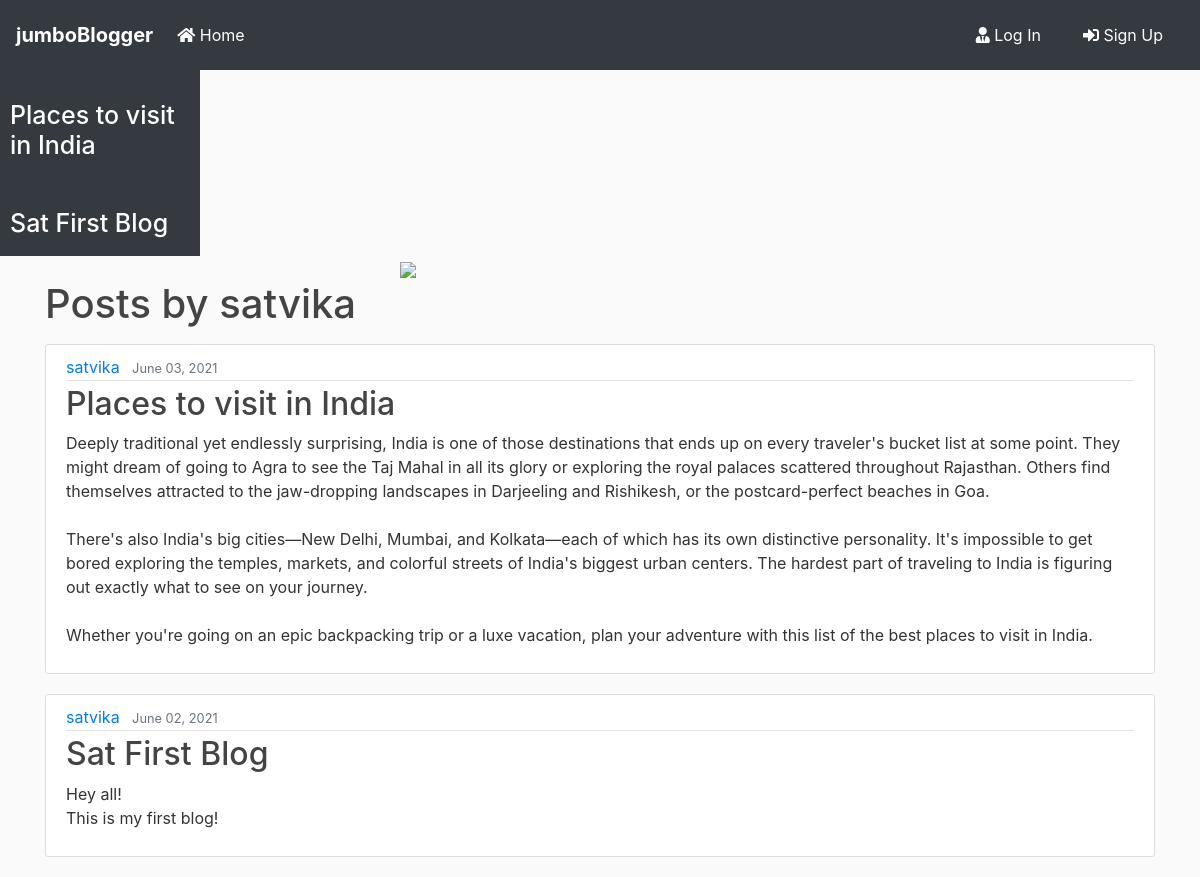
The app's page /user/satvika with its own data.
### jumboBlogger/models.py (models this page shows, shortened)
class Post(models.Model):
    title = models.CharField(max_length=100)
    content = models.TextField()
    date_posted = models.DateTimeField(default=timezone.now)
    author = models.ForeignKey(User, on_delete=models.CASCADE)

### jumboBlogger/views.py (the view)
# urls.py: path('user/<str:username>', UserPostListView.as_view(), name='user-posts'),  # url for user's posts
class UserPostListView(ListView):
    model = Post
    template_name = 'user_posts.html'  # <app>/<model>_<viewtype>.html
    context_object_name = 'posts'
    def get_queryset(self):
        user = get_object_or_404(User, username=self.kwargs.get('username'))
        return Post.objects.filter(author=user).order_by('-date_posted')

### jumboBlogger/templates/user_posts.html
{% extends "base.html" %}
{% block content %}
    <h1 class="mb-3">Posts by {{ view.kwargs.username }} </h1>
    {% for post in posts %}
        <article class="media content-section">
          <div class="media-body">
            <div class="article-metadata">
              <a class="mr-2" href="{% url 'user-posts' post.author.username %}">{{ post.author }}</a>
              <small class="text-muted">{{ post.date_posted|date:"F d, Y" }}</small>
            </div>
            <h2><a class="article-title" href="{% url 'post-detail' post.id %}">{{ post.title }}</a></h2>
            <p class="article-content">{{ post.content }}</p>
          </div>
        </article>
    {% endfor %}
{% endblock content %}

### jumboBlogger/templates/base.html (shortened to what this page needs)
<!doctype html>
{% load static %}
<html lang="en">
  <head>
    <link rel="stylesheet" href="https://stackpath.bootstrapcdn.com/bootstrap/4.3.1/css/bootstrap.min.css">
    <link rel="stylesheet" href="https://use.fontawesome.com/releases/v5.8.1/css/all.css" >
    <link rel="stylesheet" href="{% static 'blog/main.css' %}">
      <link rel="stylesheet" href="{% static 'blog/styles.css' %}">
</head>
  <body>
        <nav class="navbar navbar-expand-lg navbar-dark bg-dark">
                <a class="navbar-brand font-weight-bold" href="{% url 'blog-home' %}"></i>jumboBlogger</a>
                <div class="collapse navbar-collapse" id="navbarSupportedContent">
                  <ul class="navbar-nav mr-auto">
                    <li class="nav-item active">
                      <a class="nav-link" href="{% url 'blog-home' %}"><i class="fas fa-home"></i> Home <span class="sr-only">(current)</span></a>
                    </li>
                  </ul>
                    {% if user.is_authenticated %}
                    <a href="{% url 'user-posts' user %}" class="btn text-white m-2"><i class="fas fa-user-shield"></i> My Post</a>
                    <a href="{% url 'post-create' %} " class="btn text-white m-2"><i class="fas fa-user-edit"></i> New Post</a>
                    <a href="{% url 'logout' %} " class="btn text-white m-2"><i class="fas fa-sign-out-alt"></i> Log Out</a>
                    {% else %}
                    <a href="{% url 'login' %} " class="btn text-white m-2"><i class="fas fa-user-tie"></i> Log In</a>
                    <a href="{% url 'register' %} " class="btn text-white m-2"> <i class="fas fa-sign-in-alt"></i> Sign Up</a>
                    {% endif %}
                </div>
              </nav>
        {% for post in posts %}
        <div class="sidenav  bg-dark">
            <h2><a class="article-title" href="{% url 'post-detail' post.id %}">{{ post.title }}</a></h2>
        </div>
        {% endfor %}
       <div>
            <img src="https://cdn.dribbble.com/users/1299339/screenshots/3065748/blogging_d_1.gif" style="margin-left:400px;">
        </div>
      <div class="container my-bg">
    {% block content %}
    {% endblock  %}
</div>
  </body>
</html>

### static/blog/main.css (style rules this page uses)
body { background: #fafafa; color: #333333; margin-top: 0; }
h1, h2, h3, h4, h5, h6 { color: #444444; }
ul { margin: 0; }
.content-section { background: #ffffff; padding: 10px 20px; border: 1px solid #dddddd; border-radius: 3px; margin-bottom: 20px; }
.article-title { color: #444444; }
.article-content { white-space: pre-line; }
.article-metadata { padding-bottom: 1px; margin-bottom: 4px; border-bottom: 1px solid #e3e3e3 }

### static/blog/styles.css (style rules this page uses)
body { background: #fafafa; color: #333333; margin-top: 0; }
h1, h2, h3, h4, h5, h6 { color: #444444; }
ul { margin: 0; }
.sidenav { height: 100%; width: 200px; position: relative; z-index: 1; left: 0; overflow-x: hidden; padding-top: 20px; }
.sidenav a { padding: 10px; text-decoration: none; font-size: 25px; color: white; display: block; }
.content-section { background: #ffffff; padding: 10px 20px; border: 1px solid #dddddd; border-radius: 3px; margin-bottom: 20px; }
.article-title { color: #444444; }
.article-content { white-space: pre-line; }
.article-metadata { padding-bottom: 1px; margin-bottom: 4px; border-bottom: 1px solid #e3e3e3 }

### records on screen
Post: title "Places to visit in India", author "satvika", date_posted "June 03, 2021", content "Deeply traditional yet endlessly surprising, India is one of those destinations that ends up on every traveler's bucket list at some point. They might dream of going to Agra to see the Taj Mahal in all its glory or exploring the royal palaces scattered throughout Rajasthan. Others find themselves attracted to the jaw-dropping landscapes in Darjeeling and Rishikesh, or the postcard-perfect beaches in Goa. There's also India's big cities—New Delhi, Mumbai, and Kolkata—each of which has its own distinctive personality. It's impossible to get bored exploring the temples, markets, and colorful streets of India's biggest urban centers. The hardest part of traveling to India is figuring out…"
Post: title "Sat First Blog", author "satvika", date_posted "June 02, 2021", content "Hey all! This is my first blog!"

### other values on screen
{{ view.kwargs.username }} "satvika"
